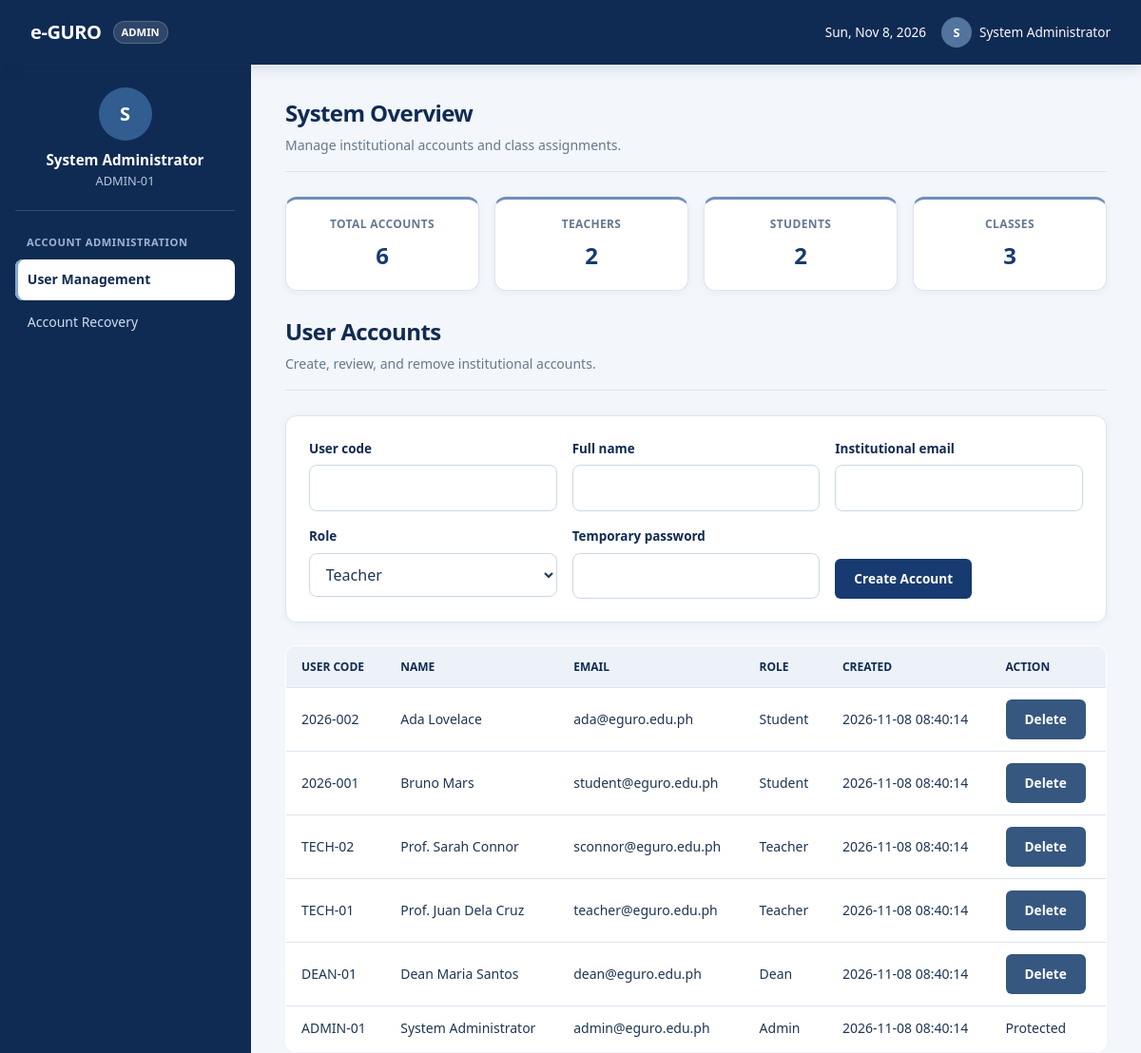
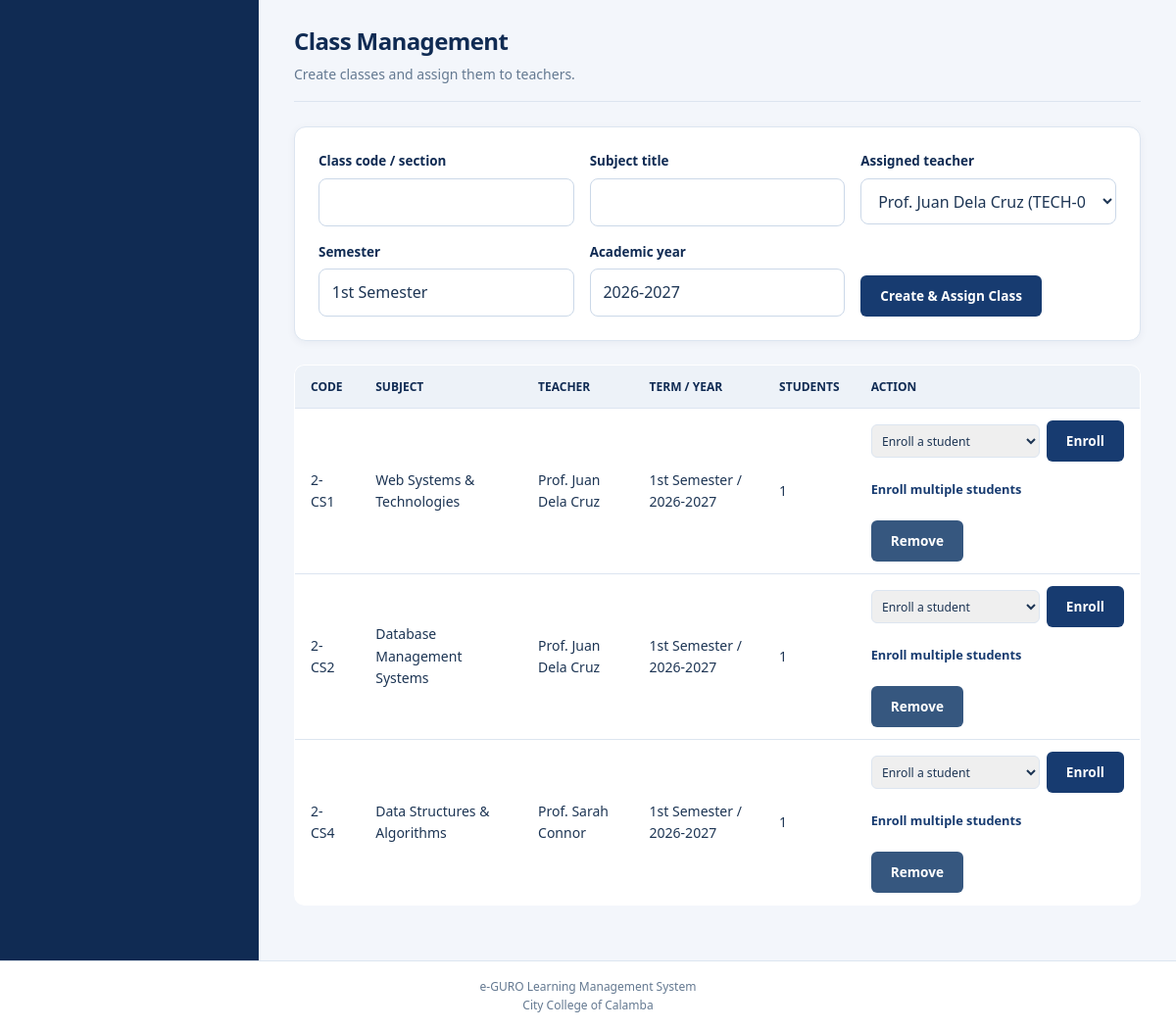
Page /admin/dashboard.php (signed in) on the committed database (2 pictures, top to bottom).
### tables this page shows
CREATE TABLE IF NOT EXISTS `users` (
    `id` INT AUTO_INCREMENT PRIMARY KEY,
    `user_code` VARCHAR(50) NOT NULL UNIQUE,
    `full_name` VARCHAR(150) NOT NULL,
    `email` VARCHAR(150) NOT NULL UNIQUE,
    `password` VARCHAR(255) NOT NULL,
    `role` ENUM('admin', 'dean', 'teacher', 'student') NOT NULL,
    `created_at` DATETIME DEFAULT CURRENT_TIMESTAMP
);

CREATE TABLE IF NOT EXISTS `classes` (
    `id` INT AUTO_INCREMENT PRIMARY KEY,
    `code` VARCHAR(50) NOT NULL UNIQUE,
    `name` VARCHAR(150) NOT NULL,
    `teacher_id` INT NULL,
    `fiscal_year` VARCHAR(50) DEFAULT '2026-2027',
    `semester` VARCHAR(50) DEFAULT '1st Semester',
    `created_at` DATETIME DEFAULT CURRENT_TIMESTAMP,
    FOREIGN KEY (`teacher_id`) REFERENCES `users`(`id`) ON DELETE SET NULL
);

### includes/functions.php (called while the page is built, shortened)
<?php
function e($value): string
{
    return htmlspecialchars((string) $value, ENT_QUOTES, 'UTF-8');
}

### includes/auth.php (called while the page is built, shortened)
<?php
function current_user(): ?array
{
    if (!empty($_SESSION['user'])) {
        return $_SESSION['user'];
    }
    return null;
}
function require_login(): array
{
    $user = current_user();
    return $user;
}
function require_role(string $role): array
{
    return requireRole($role);
}
function requireRole(string $role): array
{
    $user = require_login();
    return $user;
}

### admin/dashboard.php (the view, shortened to what this page needs)
<?php
require_once __DIR__ . '/../includes/auth.php';
require_once __DIR__ . '/../includes/functions.php';
$user = require_role('admin');
$basePath = '../';
$activePage = 'accounts';
$pdo = Database::connect();
$metrics = $pdo->query(
    "SELECT
        COUNT(*) AS accounts,
        SUM(role = 'teacher') AS teachers,
        SUM(role = 'student') AS students
     FROM users"
)->fetch();
$metrics['classes'] = (int) $pdo->query('SELECT COUNT(*) FROM classes')->fetchColumn();
$users = $pdo->query(
    'SELECT id, user_code, full_name, email, role, created_at
     FROM users ORDER BY created_at DESC, id DESC'
)->fetchAll();
$classes = $pdo->query(
    'SELECT c.id, c.code, c.name, c.semester, c.fiscal_year,
            u.full_name AS teacher_name, COALESCE(enrollment_counts.students_count, 0) AS students_count
     FROM classes c
     LEFT JOIN users u ON u.id = c.teacher_id
     LEFT JOIN (
         SELECT class_id, COUNT(DISTINCT student_id) AS students_count
         FROM class_enrollments
         GROUP BY class_id
     ) enrollment_counts ON enrollment_counts.class_id = c.id
     ORDER BY c.code'
)->fetchAll();
$teachers = $pdo->query(
    "SELECT id, user_code, full_name FROM users WHERE role = 'teacher' ORDER BY full_name"
)->fetchAll();
$students = $pdo->query(
    "SELECT id, user_code, full_name FROM users WHERE role = 'student' ORDER BY full_name"
)->fetchAll();
include __DIR__ . '/../includes/header.php';
include __DIR__ . '/../includes/sidebar.php';
?>
<main class="main-content">
    <div class="page-header">
        <h2>System Overview</h2>
        <p>Manage institutional accounts and class assignments.</p>
    </div>
    <section class="progress-grid" aria-label="System totals">
        <?php foreach ([
            'Total Accounts' => (int) $metrics['accounts'],
            'Teachers' => (int) $metrics['teachers'],
            'Students' => (int) $metrics['students'],
            'Classes' => (int) $metrics['classes'],
        ] as $label => $value): ?>
            <article class="progress-card">
                <span class="progress-label"><?= e($label) ?></span>
                <span class="progress-value"><?= $value ?></span>
            </article>
        <?php endforeach; ?>
    </section>
    <section id="accounts">
        <div class="page-header">
            <h2>User Accounts</h2>
            <p>Create, review, and remove institutional accounts.</p>
        </div>
        <form class="card form" method="post" action="../actions/admin_actions.php">
            <div class="field">
                <label for="user-code">User code</label>
                <input id="user-code" name="user_code" required maxlength="50">
            </div>
            <div class="field">
                <label for="full-name">Full name</label>
                <input id="full-name" name="full_name" required maxlength="150">
            </div>
            <div class="field">
                <label for="email">Institutional email</label>
                <input id="email" name="email" type="email" required maxlength="150">
            </div>
            <div class="field">
                <label for="role">Role</label>
                <select id="role" name="role" required>
                    <option value="teacher">Teacher</option>
                </select>
            </div>
            <div class="field">
                <label for="password">Temporary password</label>
                <input id="password" name="password" type="password" required minlength="8">
            </div>
            <button class="btn" type="submit">Create Account</button>
        </form>
        <div class="table-responsive">
            <table class="data-table">
                <thead><tr><th>User code</th><th>Name</th><th>Email</th><th>Role</th><th>Created</th><th>Action</th></tr></thead>
                <tbody>
                <?php foreach ($users as $account): ?>
                    <tr>
                        <td><?= e($account['user_code']) ?></td>
                        <td><?= e($account['full_name']) ?></td>
                        <td><?= e($account['email']) ?></td>
                        <td><?= e(ucfirst($account['role'])) ?></td>
                        <td><?= e($account['created_at'] ?? '') ?></td>
                        <td>
                            <?php if ($account['role'] !== 'admin' && (int) $account['id'] !== (int) $user['id']): ?>
                                <form method="post" action="../actions/admin_actions.php">
                                    <button class="btn btn-danger btn-sm" type="submit">Delete</button>
                                </form>
                            <?php else: ?><span>Protected</span><?php endif; ?>
                        </td>
                    </tr>
                <?php endforeach; ?>
                </tbody>
            </table>
        </div>
    </section>
    <section id="classes">
        <div class="page-header">
            <h2>Class Management</h2>
            <p>Create classes and assign them to teachers.</p>
        </div>
        <form class="card form" method="post" action="../actions/admin_actions.php">
            <div class="field">
                <label for="class-code">Class code / section</label>
                <input id="class-code" name="code" required maxlength="50">
            </div>
            <div class="field">
                <label for="class-name">Subject title</label>
                <input id="class-name" name="name" required maxlength="150">
            </div>
            <div class="field">
                <label for="teacher-id">Assigned teacher</label>
                <select id="teacher-id" name="teacher_id" required>
                    <?php foreach ($teachers as $teacher): ?>
                        <option value="<?= (int) $teacher['id'] ?>"><?= e($teacher['full_name'] . ' (' . $teacher['user_code'] . ')') ?></option>
                    <?php endforeach; ?>
                </select>
            </div>
            <div class="field">
                <label for="semester">Semester</label>
                <input id="semester" name="semester" required value="1st Semester" maxlength="50">
            </div>
            <div class="field">
                <label for="fiscal-year">Academic year</label>
                <input id="fiscal-year" name="fiscal_year" required value="2026-2027" maxlength="50">
            </div>
            <button class="btn" type="submit" <?= !$teachers ? 'disabled' : '' ?>>Create &amp; Assign Class</button>
        </form>
        <div class="table-responsive">
            <table class="data-table">
                <thead><tr><th>Code</th><th>Subject</th><th>Teacher</th><th>Term / Year</th><th>Students</th><th>Action</th></tr></thead>
                <tbody>
                <?php foreach ($classes as $class): ?>
                    <tr>
                        <td><?= e($class['code']) ?></td>
                        <td><?= e($class['name']) ?></td>
                        <td><?= e($class['teacher_name'] ?? 'Unassigned') ?></td>
                        <td><?= e($class['semester'] . ' / ' . $class['fiscal_year']) ?></td>
                        <td><?= (int) $class['students_count'] ?></td>
                        <td>
                            <?php if ($students): ?>
                                <form class="enrollment-form" method="post" action="../actions/admin_actions.php">
                                    <select name="student_id" aria-label="Select student for <?= e($class['code']) ?>" required>
                                        <option value="">Enroll a student</option>
                                    </select>
                                    <button class="btn btn-sm" type="submit">Enroll</button>
                                </form>
                                <details class="batch-enrollment">
                                    <summary>Enroll multiple students</summary>
                                </details>
                            <?php else: ?><span>Create a student account first.</span><?php endif; ?>
                            <form method="post" action="../actions/admin_actions.php">
                                <button class="btn btn-danger btn-sm" type="submit">Remove</button>
                            </form>
                        </td>
                    </tr>
                <?php endforeach; ?>
                </tbody>
            </table>
        </div>
    </section>
</main>
<?php include __DIR__ . '/../includes/footer.php'; ?>

### includes/header.php (shortened to what this page needs)
<?php
$basePath  = $basePath ?? '../';
$user      = $user ?? current_user();
$avatarInitial = strtoupper(substr((string) ($user['name'] ?? 'U'), 0, 1));
?>
<!DOCTYPE html>
<html lang="en">
<head>
    <link rel="stylesheet" href="<?= e($basePath) ?>assets/css/style.css?v=<?= (int) filemtime(__DIR__ . '/../assets/css/style.css') ?>">
</head>
<body>
<header class="topbar">
    <div class="brand-area">
        <h1>e-GURO</h1>
        <span class="brand-badge"><?= e(strtoupper($user['role'] ?? 'LMS')) ?></span>
    </div>
    <div class="header-right">
        <span><?= e(date('D, M j, Y')) ?></span>
        <details class="profile-dropdown">
            <summary>
                <span class="user-avatar" aria-hidden="true"><?= e($avatarInitial) ?></span>
                <span><?= e($user['name'] ?? 'User') ?></span>
            </summary>
        </details>
    </div>
</header>
<div class="layout-container">

### includes/sidebar.php
<?php
$activePage   = $activePage ?? 'dashboard';
$basePath     = $basePath ?? '../';
$user         = $user ?? current_user();
$role         = strtolower($user['role'] ?? 'student');
$avatarInitial = strtoupper(substr((string) ($user['name'] ?? 'U'), 0, 1));
$classContext = $classContext ?? null;
$activeTab    = $activeTab ?? null;
$menus = [
    'admin' => [
        'Account Administration' => [
            'accounts' => ['User Management', $basePath . 'admin/dashboard.php'],
            'recovery' => ['Account Recovery', $basePath . 'admin/recover_accounts.php'],
        ]
    ],
    'dean' => [
        'School Communications' => [
            'announcements' => ['Announcements', $basePath . 'admin/manage_announcements.php'],
            'calendar' => ['School Events', $basePath . 'admin/calendar.php'],
        ]
    ],
    'teacher' => [
        'Teacher Management' => [
            'dashboard' => ['Overview',          $basePath . 'teacher/dashboard.php'],
            'classes'   => ['My Classes',        $basePath . 'teacher/my-classes.php'],
            'students'  => ['Student List',      $basePath . 'teacher/students.php'],
            'calendar'  => ['Academic Calendar', $basePath . 'teacher/calendar.php'],
            'assignments' => ['Assignments', $basePath . 'teacher/assignments.php'],
            'quizzes' => ['Quiz Builder', $basePath . 'teacher/quizzes.php'],
            'materials' => ['Learning Materials', $basePath . 'teacher/learning-materials.php'],
            'profile' => ['My Profile', $basePath . 'teacher/teacher-profile.php'],
            'settings' => ['Settings', $basePath . 'teacher/settings.php'],
        ]
    ],
    'student' => [
        'Academic Core' => [
            'dashboard'    => ['Dashboard',      'dashboard.php'],
            'todo'         => ['To Do List',     'todo.php'],
            'my-class'     => ['My Classes',     'my-class.php'],
            'quizzes'      => ['Quizzes',        'quizzes.php'],
            'grade-report' => ['Grade Report',   'grade-report.php'],
        ],
        'Information & Resources' => [
            'student-info' => ['Student Profile', 'student-info.php'],
            'calendar'     => ['Calendar',        'calendar.php'],
            'oer'          => ['OER Library',     'oer.php'],
            'privacy'      => ['Privacy Policy',  'privacy.php'],
        ]
    ]
];
$currentMenu = $menus[$role] ?? $menus['student'];
?>
<nav class="sidebar" aria-label="<?= e(ucfirst($role)) ?> navigation">
    <div class="sidebar-profile">
        <span class="user-avatar user-avatar-large" aria-hidden="true"><?= e($avatarInitial) ?></span>
        <h3><?= e($user['name'] ?? 'User Name') ?></h3>
        <p><?= e($user['student_id'] ?? $user['user_code'] ?? 'ID: 2026-0001') ?></p>
    </div>
    <?php if ($role === 'student' && $classContext): ?>
        <div class="sidebar-back-link">
            <a href="dashboard.php" class="btn-sidebar-back">Back to Dashboard</a>
        </div>
        <div class="nav-section-title">
            <?= e($classContext['subject']) ?>
            <span class="nav-section-subtitle"><?= e($classContext['section']) ?></span>
        </div>
        <ul>
            <?php
            $classTabs = [
                'overview'      => 'Course Overview',
                'lessons'       => 'Lessons',
                'assessments'   => 'Assessments',
                'progress'      => 'Progress',
                'colleagues'    => 'Classmates',
                'announcements' => 'Announcements',
            ];
            foreach ($classTabs as $tabKey => $tabLabel):
            ?>
                <li>
                    <a href="class-details.php?id=<?= (int) $classContext['id'] ?>&tab=<?= $tabKey ?>"
                       class="<?= ($activeTab ?? ($_GET['tab'] ?? 'overview')) === $tabKey ? 'active' : '' ?>"
                       <?= ($activeTab ?? ($_GET['tab'] ?? 'overview')) === $tabKey ? 'aria-current="page"' : '' ?>>
                        <span><?= e($tabLabel) ?></span>
                    </a>
                </li>
            <?php endforeach; ?>
        </ul>
        <div class="nav-section-title">Quick Links</div>
        <ul>
            <li><a href="my-class.php"><span>All Classes</span></a></li>
            <li><a href="todo.php"><span>To Do List</span></a></li>
            <li><a href="grade-report.php"><span>Grade Report</span></a></li>
        </ul>
    <?php else: ?>
        <?php foreach ($currentMenu as $sectionTitle => $items): ?>
            <div class="nav-section-title"><?= e($sectionTitle) ?></div>
            <ul>
                <?php foreach ($items as $key => [$label, $href]): ?>
                    <li>
                        <a href="<?= e($href) ?>" class="<?= $key === $activePage ? 'active' : '' ?>"
                           <?= $key === $activePage ? 'aria-current="page"' : '' ?>>
                            <span><?= e($label) ?></span>
                        </a>
                    </li>
                <?php endforeach; ?>
            </ul>
        <?php endforeach; ?>
    <?php endif; ?>
</nav>

### includes/footer.php (shortened to what this page needs)
</div>
<footer class="site-footer">
    <p>e-GURO Learning Management System</p>
    <p>City College of Calamba</p>
</footer>
</body>
</html>

### rows in the picture
users: role "ADMIN", full_name "S", full_name "System Administrator", user_code "ADMIN-01", email "admin@eguro.edu.ph", role "Admin", created_at "2026-11-08 08:40:14", shows "Protected"
users: user_code "2026-002", full_name "Ada Lovelace", email "ada@eguro.edu.ph", role "Student", created_at "2026-11-08 08:40:14"
users: user_code "2026-001", full_name "Bruno Mars", email "student@eguro.edu.ph", role "Student", created_at "2026-11-08 08:40:14"
users: user_code "TECH-02", full_name "Prof. Sarah Connor", email "sconnor@eguro.edu.ph", role "Teacher", created_at "2026-11-08 08:40:14"
users: user_code "TECH-01", full_name "Prof. Juan Dela Cruz", email "teacher@eguro.edu.ph", role "Teacher", created_at "2026-11-08 08:40:14"
users: user_code "DEAN-01", full_name "Dean Maria Santos", email "dean@eguro.edu.ph", role "Dean", created_at "2026-11-08 08:40:14"
classes: code "2-CS1", name "Web Systems & Technologies", teacher.full_name "Prof. Juan Dela Cruz", semester+fiscal_year "1st Semester / 2026-2027", students_count "1"
classes: code "2-CS2", name "Database Management Systems", teacher.full_name "Prof. Juan Dela Cruz", semester+fiscal_year "1st Semester / 2026-2027", students_count "1"
classes: code "2-CS4", name "Data Structures & Algorithms", teacher.full_name "Prof. Sarah Connor", semester+fiscal_year "1st Semester / 2026-2027", students_count "1"

### other values in the picture
$sectionTitle "ACCOUNT ADMINISTRATION"
$label "User Management"
$label "Account Recovery"
$label "TOTAL ACCOUNTS"
$value "6"
$label "TEACHERS"
$value "2"
$label "STUDENTS"
$label "CLASSES"
$value "3"
form field teacher_id "Prof. Juan Dela Cruz (TECH-01)"
